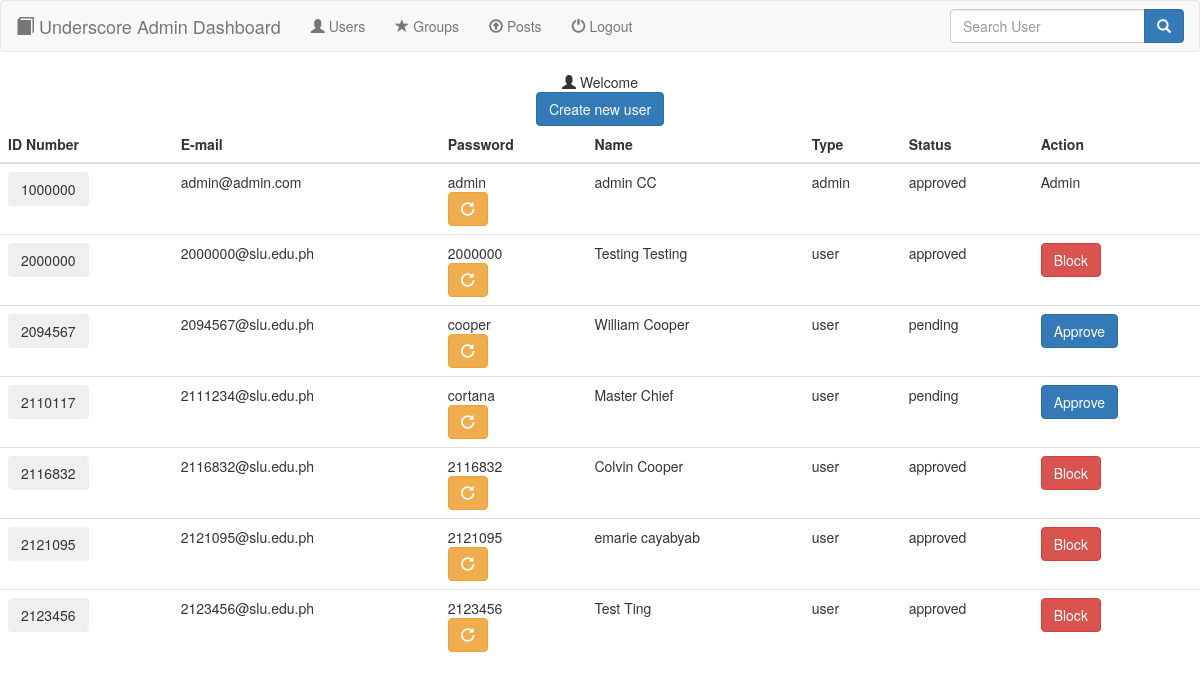
The page /users.php on the database its author committed.
### tables this page shows
CREATE TABLE `users` (
  `idno` int(11) NOT NULL,
  `email` varchar(50) NOT NULL,
  `password` varchar(25) NOT NULL,
  `firstname` varchar(20) NOT NULL,
  `lastname` varchar(20) NOT NULL,
  `userType` varchar(10) NOT NULL,
  `status` varchar(10) NOT NULL
);

### users.php (the view, shortened to what this page needs)
<?php
  include("database.php");
 ?>
<!DOCTYPE html>
<html>
  <head>
    <link rel="stylesheet" href="bootstrap-3.3.7-dist\css\bootstrap.min.css">
  </head>
  <body>
    <?php include('navbar.php');
      $adminname = $_SESSION['firstname'] . " " . $_SESSION['lastname'];
     ?>
    <div class="container-fluid" align="center">
      <span class="glyphicon glyphicon-user"></span> Welcome <?php echo $adminname; ?><br>
      <a href="registerForm.php" class="btn btn-primary">Create new user</a>
    </div>
    <table class="table table-hover">
      <thead>
        <th>ID Number</th>
        <th>E-mail</th>
        <th>Password</th>
        <th>Name</th>
        <th>Type</th>
        <th>Status</th>
        <th>Action</th>
      </thead>
      <?php
        $sql = "SELECT * FROM users ORDER BY idno";
        $result = mysqli_query($conn, $sql);
        $rows = mysqli_fetch_array($result, MYSQLI_ASSOC);
        do {?>
          <tr>
            <form action="userPosts.php" method="POST">
                <td><button type="submit" name="submit" class="btn btn-secondary"><?php echo $rows['idno']; ?></button></td>
            </form>
            <td><?php echo $rows['email']; ?></td>
            <td>
              <?php echo $rows['password']; ?>
              <form class="" action="changePassword.php" method="post" enctype="multipart/form-data">
                  <button class="btn btn-warning">
                    <span class="glyphicon glyphicon-repeat"></span>
                  </button>
              </form>
            </td>
            <td><?php echo $rows['firstname'] . " " . $rows['lastname']; ?></td>
            <td><?php echo $rows['userType']; ?></td>
            <td><?php echo $rows['status']; ?></td>
            <form action="changeStatus.php" method="POST">
              <?php
              if(strcasecmp($rows['userType'], 'user')==0){
                if (strcasecmp($rows['status'], 'pending')==0) {
                  echo '<td>';
                  echo '<button type="submit" class="btn btn-primary" name="userAction">Approve</button>';
                  echo '</td>';
                } else {
                  echo '<td>';
                  echo '<button type="submit" class="btn btn-danger" name="userAction">Block</button>';
                  echo '</td>';
                }
              } else {
                echo '<td>Admin</td>';
              }
               ?>
            </form>
          </tr>
        <?php } while ($rows = mysqli_fetch_assoc($result));
       ?>
    </table>
  </body>
</html>

### rows shown on the page
users: idno "1000000", email "admin@admin.com", password "admin", firstname "admin", lastname "CC", userType "admin", status "approved", shows "Admin"
users: idno "2000000", email "2000000@slu.edu.ph", password "2000000", firstname "Testing", lastname "Testing", userType "user", status "approved", shows "Block"
users: idno "2094567", email "2094567@slu.edu.ph", password "cooper", firstname "William", lastname "Cooper", userType "user", status "pending", shows "Approve"
users: idno "2110117", email "2111234@slu.edu.ph", password "cortana", firstname "Master", lastname "Chief", userType "user", status "pending", shows "Approve"
users: idno "2116832", email "2116832@slu.edu.ph", password "2116832", firstname "Colvin", lastname "Cooper", userType "user", status "approved", shows "Block"
users: idno "2121095", email "2121095@slu.edu.ph", password "2121095", firstname "emarie", lastname "cayabyab", userType "user", status "approved", shows "Block"
users: idno "2123456", email "2123456@slu.edu.ph", password "2123456", firstname "Test", lastname "Ting", userType "user", status "approved", shows "Block"
